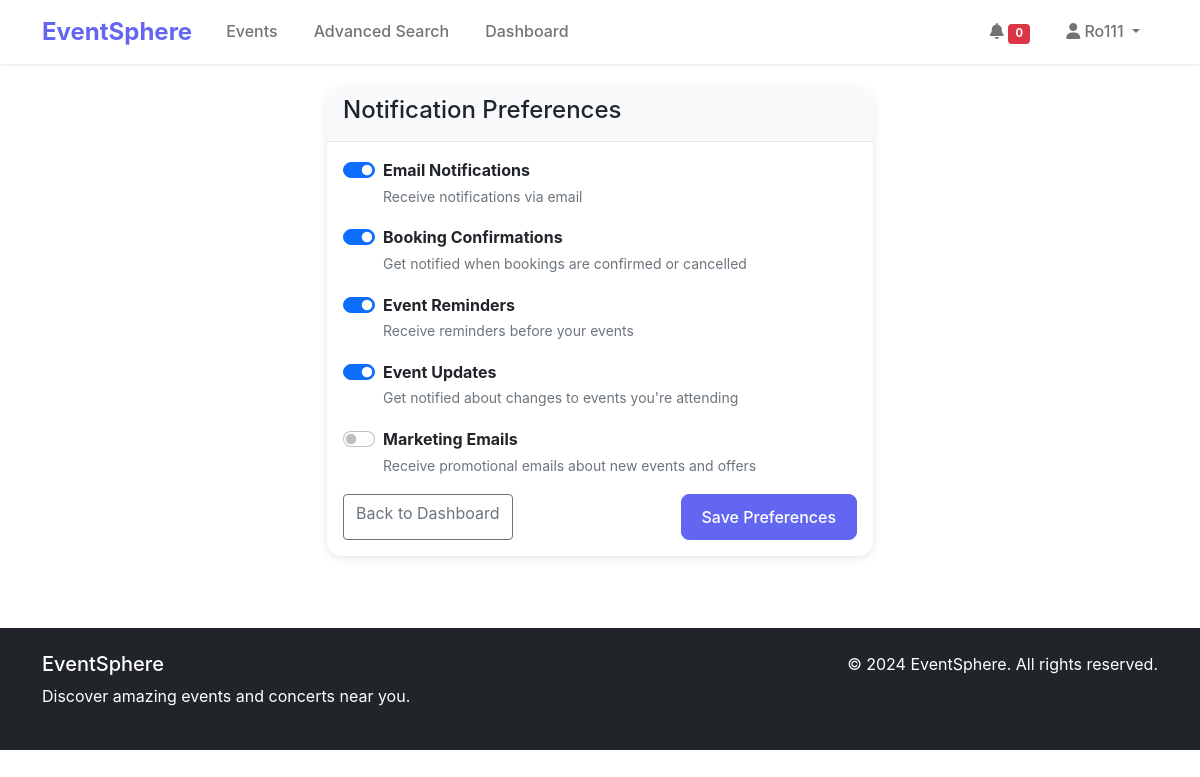
/notifications/preferences/ (signed in), run on the app's committed database.
### notifications/models.py (models this page shows, shortened)
class NotificationPreference(models.Model):
    user = models.OneToOneField(User, on_delete=models.CASCADE, related_name='notification_preferences')
    email_notifications = models.BooleanField(default=True)
    booking_confirmations = models.BooleanField(default=True)
    event_reminders = models.BooleanField(default=True)
    event_updates = models.BooleanField(default=True)
    marketing_emails = models.BooleanField(default=False)

### notifications/views.py (the view, shortened to what this page needs)
# urls.py: path('preferences/', views.notification_preferences, name='notification_preferences'),
@login_required
def notification_preferences(request):
    preferences, created = NotificationPreference.objects.get_or_create(user=request.user)
    context = {
        'preferences': preferences,
    }
    return render(request, 'notifications/notification_preferences.html', context)

### templates/notifications/notification_preferences.html (shortened to what this page needs)
{% extends 'base.html' %}
{% load static %}
{% block content %}
<div class="container py-4">
    <div class="row">
        <div class="col-md-6 mx-auto">
            <div class="card">
                <div class="card-header">
                    <h4>Notification Preferences</h4>
                </div>
                <div class="card-body">
                    <form method="post">
                        <div class="mb-3">
                            <div class="form-check form-switch">
                                <input class="form-check-input" type="checkbox" id="email_notifications"
                                       name="email_notifications" {% if preferences.email_notifications %}checked{% endif %}>
                                <label class="form-check-label" for="email_notifications">
                                    <strong>Email Notifications</strong><br>
                                    <small class="text-muted">Receive notifications via email</small>
                                </label>
                            </div>
                        </div>
                        <div class="mb-3">
                            <div class="form-check form-switch">
                                <input class="form-check-input" type="checkbox" id="booking_confirmations"
                                       name="booking_confirmations" {% if preferences.booking_confirmations %}checked{% endif %}>
                                <label class="form-check-label" for="booking_confirmations">
                                    <strong>Booking Confirmations</strong><br>
                                    <small class="text-muted">Get notified when bookings are confirmed or cancelled</small>
                                </label>
                            </div>
                        </div>
                        <div class="mb-3">
                            <div class="form-check form-switch">
                                <input class="form-check-input" type="checkbox" id="event_reminders"
                                       name="event_reminders" {% if preferences.event_reminders %}checked{% endif %}>
                                <label class="form-check-label" for="event_reminders">
                                    <strong>Event Reminders</strong><br>
                                    <small class="text-muted">Receive reminders before your events</small>
                                </label>
                            </div>
                        </div>
                        <div class="mb-3">
                            <div class="form-check form-switch">
                                <input class="form-check-input" type="checkbox" id="event_updates"
                                       name="event_updates" {% if preferences.event_updates %}checked{% endif %}>
                                <label class="form-check-label" for="event_updates">
                                    <strong>Event Updates</strong><br>
                                    <small class="text-muted">Get notified about changes to events you're attending</small>
                                </label>
                            </div>
                        </div>
                        <div class="mb-3">
                            <div class="form-check form-switch">
                                <input class="form-check-input" type="checkbox" id="marketing_emails"
                                       name="marketing_emails" {% if preferences.marketing_emails %}checked{% endif %}>
                                <label class="form-check-label" for="marketing_emails">
                                    <strong>Marketing Emails</strong><br>
                                    <small class="text-muted">Receive promotional emails about new events and offers</small>
                                </label>
                            </div>
                        </div>
                        <div class="d-flex justify-content-between">
                            <a href="{% url 'dashboard:dashboard' %}" class="btn btn-outline-secondary">Back to Dashboard</a>
                            <button type="submit" class="btn btn-primary">Save Preferences</button>
                        </div>
                    </form>
                </div>
            </div>
        </div>
    </div>
</div>
{% endblock %}

### templates/base.html (shortened to what this page needs)
<!DOCTYPE html>
<html lang="en">
<head>
    {% load static %}
    <link href="https://cdn.jsdelivr.net/npm/bootstrap@5.1.3/dist/css/bootstrap.min.css" rel="stylesheet">
    <link href="https://cdnjs.cloudflare.com/ajax/libs/font-awesome/6.0.0/css/all.min.css" rel="stylesheet">
    <link href="{% static 'css/style.css' %}" rel="stylesheet">
</head>
<body>
    <nav class="navbar navbar-expand-lg navbar-light bg-white shadow-sm">
        <div class="container">
            <a class="navbar-brand fw-bold" href="{% url 'home' %}">EventSphere</a>
            <div class="collapse navbar-collapse" id="navbarNav">
                <ul class="navbar-nav me-auto">
                    <li class="nav-item">
                        <a class="nav-link" href="{% url 'events:event_list' %}">Events</a>
                    </li>
                    <li class="nav-item">
                        <a class="nav-link" href="{% url 'events:advanced_search' %}">Advanced Search</a>
                    </li>
                    {% if user.is_authenticated %}
                    <li class="nav-item">
                        <a class="nav-link" href="{% url 'dashboard:dashboard' %}">Dashboard</a>
                    </li>
                    {% endif %}
                </ul>
                <ul class="navbar-nav">
                    {% if user.is_authenticated %}
                    <li class="nav-item">
                        <a class="nav-link" href="{% url 'notifications:notification_list' %}">
                            <i class="fas fa-bell"></i>
                            <span class="badge bg-danger" id="notification-count" style="font-size: 0.7em;">0</span>
                        </a>
                    </li>
                    <li class="nav-item dropdown">
                        <a class="nav-link dropdown-toggle" href="#" id="navbarDropdown" role="button" data-bs-toggle="dropdown">
                            <i class="fas fa-user"></i> {{ user.username }}
                        </a>
                    </li>
                    {% endif %}
                </ul>
            </div>
        </div>
    </nav>
    <main>
        {% block content %}
        {% endblock %}
    </main>
    <footer class="bg-dark text-white py-4 mt-5">
        <div class="container">
            <div class="row">
                <div class="col-md-6">
                    <h5>EventSphere</h5>
                    <p>Discover amazing events and concerts near you.</p>
                </div>
                <div class="col-md-6 text-md-end">
                    <p>&copy; 2024 EventSphere. All rights reserved.</p>
                </div>
            </div>
        </div>
    </footer>
</body>
</html>

### static/css/style.css (style rules this page uses)
:root { --primary-color: #6366f1; --secondary-color: #8b5cf6; --dark-color: #1f2937; --light-color: #f8fafc; }
body { font-family: 'Inter', -apple-system, BlinkMacSystemFont, sans-serif; line-height: 1.6; }
.navbar-brand { font-size: 1.5rem; color: var(--primary-color) !important; }
.navbar-nav .nav-link { font-weight: 500; margin: 0 10px; }
.btn-primary { background-color: var(--primary-color); border-color: var(--primary-color); border-radius: 8px; font-weight: 500; padding: 10px 20px; }
.card { border: none; border-radius: 15px; box-shadow: 0 2px 10px rgba(0, 0, 0, 0.1); }
.card-header { background-color: var(--light-color); border-bottom: 1px solid #e5e7eb; border-radius: 15px 15px 0 0 !important; font-weight: 600; }
.shadow-sm { box-shadow: 0 1px 3px rgba(0, 0, 0, 0.1) !important; }
footer { margin-top: auto; }

### data on the page
NotificationPreference: email_notifications "☑", booking_confirmations "☑", event_reminders "☑", event_updates "☑"

### other printed values
{{ user.username }} "Ro111"
